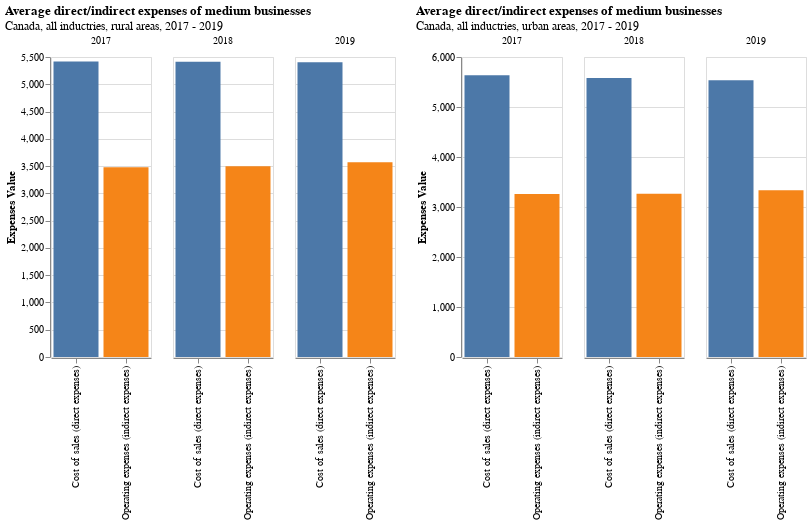

Notebook code for this chart:
### Code cell
chart3 | chart4

### Figure 1 — Vega-Lite specification as saved in the notebook (floating-point values rounded to 4 significant figures)
{"config": {"view": {"continuousWidth": 400, "continuousHeight": 300}}, "hconcat": [{"data": {"name": "data-dbfd2c228e2a4e7856b9d144123674db"}, "mark": "bar", "encoding": {"color": {"field": "type", "legend": null, "type": "nominal"}, "column": {"field": "Reference year", "title": "", "type": "quantitative"}, "x": {"field": "type", "title": "", "type": "nominal"}, "y": {"field": "value", "title": "Expenses Value", "type": "quantitative"}}, "height": 300, "title": {"text": "Average direct/indirect expenses of medium businesses", "subtitle": "Canada, all inductries, rural areas, 2017 - 2019"}, "width": 100}, {"data": {"name": "data-d39c123429f8cea10f6fc7ec04b5f017"}, "mark": "bar", "encoding": {"color": {"field": "type", "legend": null, "type": "nominal"}, "column": {"field": "Reference year", "title": "", "type": "quantitative"}, "x": {"field": "type", "title": "", "type": "nominal"}, "y": {"field": "value", "title": "Expenses Value", "type": "quantitative"}}, "height": 300, "title": {"text": "Average direct/indirect expenses of medium businesses", "subtitle": "Canada, all inductries, urban areas, 2017 - 2019"}, "width": 100}], "$schema": "https://vega.github.io/schema/vega-lite/v4.17.0.json", "datasets": {"data-dbfd2c228e2a4e7856b9d144123674db": [{"Reference year": 2017.0, "Location indicator": "Rural", "type": "Cost of sales (direct expenses)", "value": "5418.4"}, {"Reference year": 2018.0, "Location indicator": "Rural", "type": "Cost of sales (direct expenses)", "value": "5412.4"}, {"Reference year": 2019.0, "Location indicator": "Rural", "type": "Cost of sales (direct expenses)", "value": "5402.4"}, {"Reference year": 2017.0, "Location indicator": "Rural", "type": "Operating expenses (indirect expenses)", "value": "3478.1"}, {"Reference year": 2018.0, "Location indicator": "Rural", "type": "Operating expenses (indirect expenses)", "value": "3495.1"}, {"Reference year": 2019.0, "Location indicator": "Rural", "type": "Operating expenses (indirect expenses)", "value": "3570.9"}], "data-d39c123429f8cea10f6fc7ec04b5f017": [{"Reference year": 2017.0, "Location indicator": "Urban", "type": "Cost of sales (direct expenses)", "value": "5635.2"}, {"Reference year": 2018.0, "Location indicator": "Urban", "type": "Cost of sales (direct expenses)", "value": "5578.7"}, {"Reference year": 2019.0, "Location indicator": "Urban", "type": "Cost of sales (direct expenses)", "value": "5537.5"}, {"Reference year": 2017.0, "Location indicator": "Urban", "type": "Operating expenses (indirect expenses)", "value": "3258.4"}, {"Reference year": 2018.0, "Location indicator": "Urban", "type": "Operating expenses (indirect expenses)", "value": "3265.7"}, {"Reference year": 2019.0, "Location indicator": "Urban", "type": "Operating expenses (indirect expenses)", "value": "3335.5"}]}}
